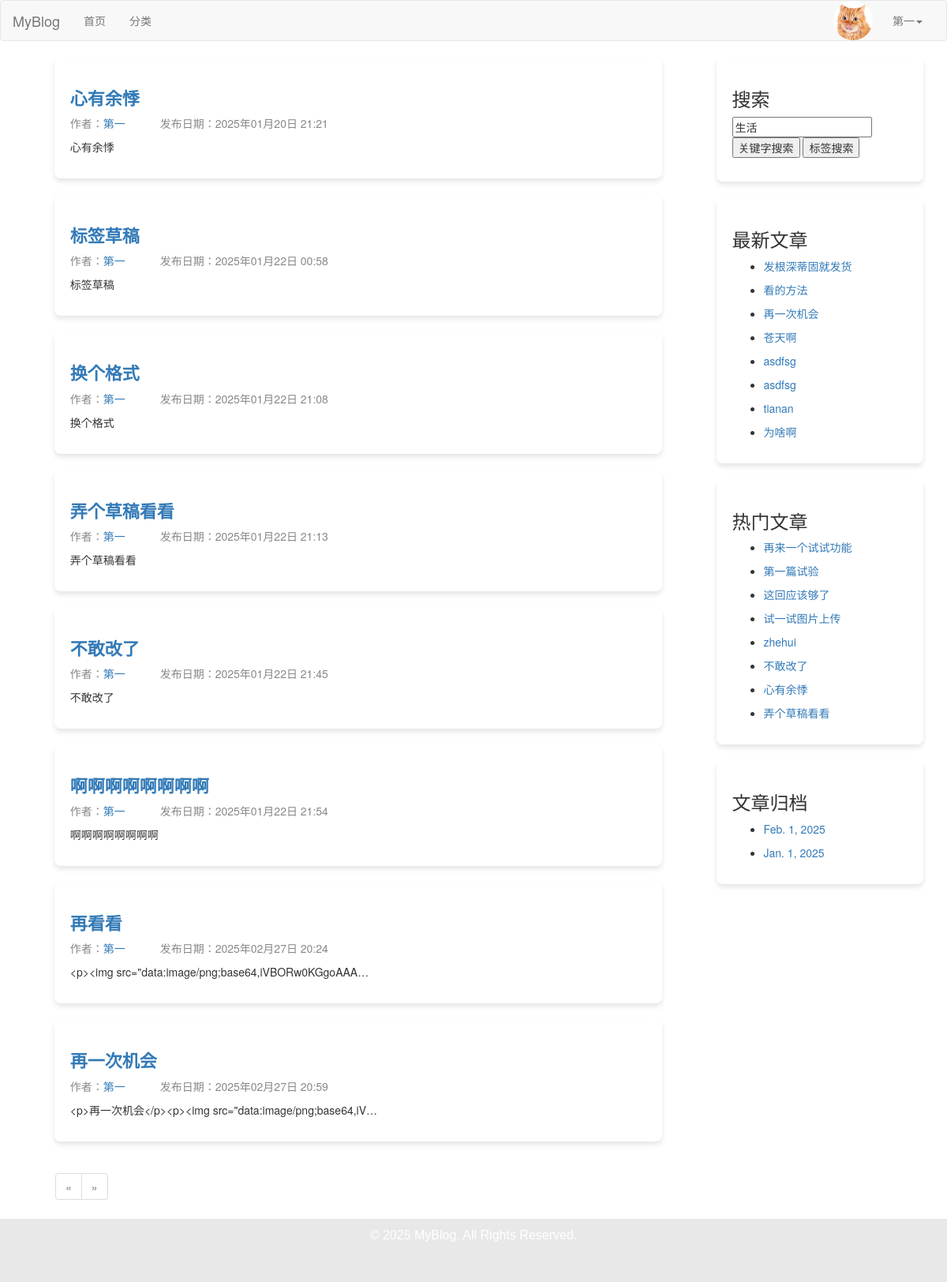
/tag_search/?query=生活 (signed in), run on an earlier commit of the app's database.
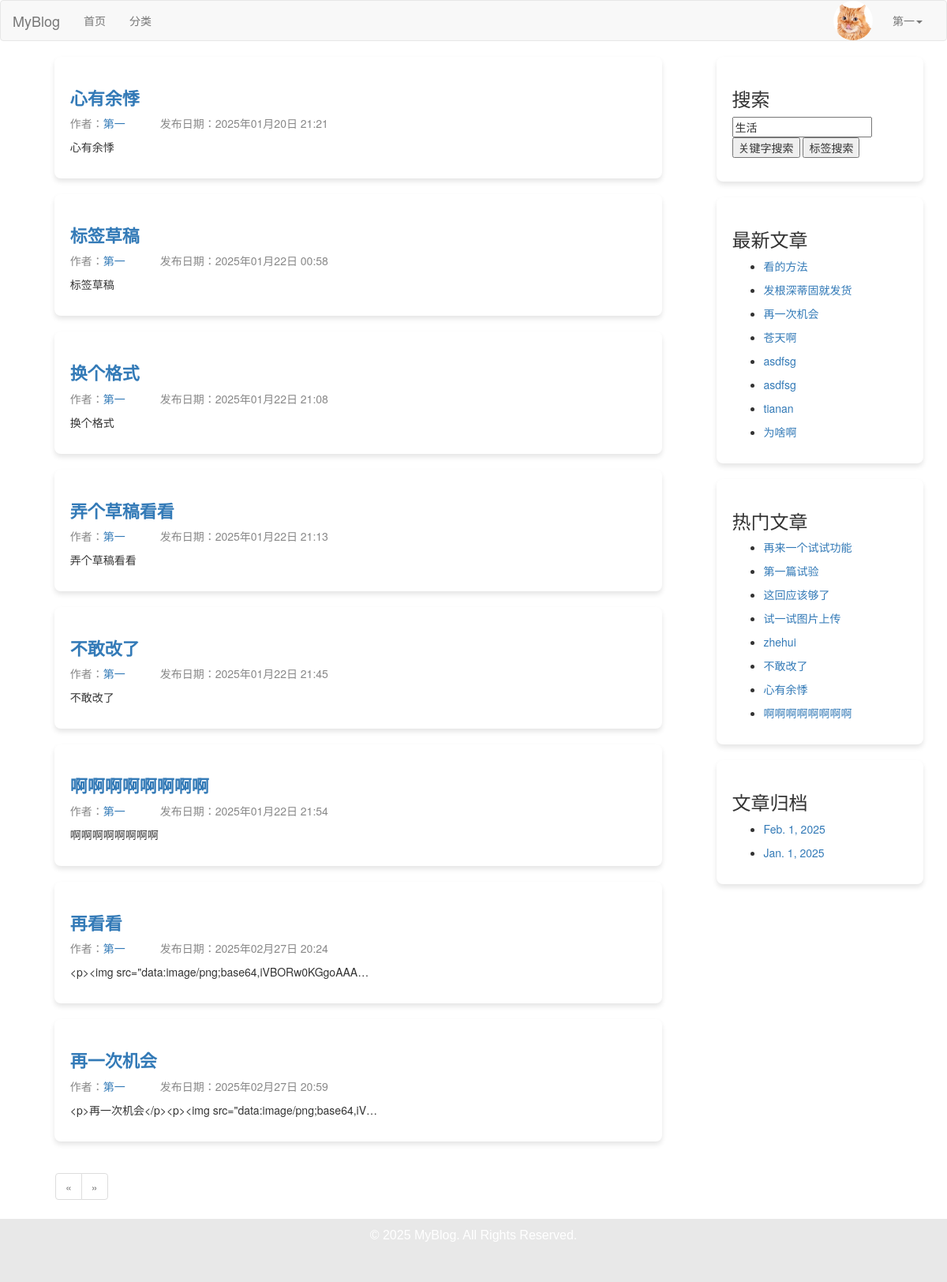
And on a later commit of the database.
### blog/models.py (models this page shows, shortened)
class Post(models.Model):
    DRAFT = 'draft'
    PUBLISHED = 'published'
    STATUS_CHOICES = [
        (DRAFT, '草稿'),
        (PUBLISHED, '已发布'),
    ]
    title = models.CharField(max_length=61, verbose_name="文章标题")
    desc = models.TextField(max_length=200, blank=True, default="", verbose_name="文章描述")
    category = models.ForeignKey(Category, on_delete=models.CASCADE, verbose_name="分类")
    content = models.TextField(verbose_name="文章详情")
    tags = models.ManyToManyField(Tag, related_name='posts', verbose_name="文章标签")  # 修改为 ManyToManyField
    owner = models.ForeignKey(User, on_delete=models.CASCADE, verbose_name="作者")
    is_hot = models.BooleanField(default=False, verbose_name='是否热门')
    pv = models.IntegerField(default=0, verbose_name='浏览量')
    add_date = models.DateTimeField(auto_now_add=True, verbose_name="添加时间")
    pub_date = models.DateTimeField(auto_now=True, verbose_name="修改时间")
    status = models.CharField(max_length=10, choices=STATUS_CHOICES, default=DRAFT, verbose_name="状态")
    liked_users = models.ManyToManyField(
        User,
        related_name="liked_posts",
        blank=True,
        verbose_name="点赞用户",
    )
    favorited_users = models.ManyToManyField(
        User,
        related_name="favorited_posts",
        blank=True,
        verbose_name="收藏用户",
    )
    class Meta:
        verbose_name = "文章"
        verbose_name_plural = verbose_name

class Sidebar(models.Model):
    STATUS = (
        (1,'隐藏'),
        (2,'展示')
    )
    DISPLAY_TYPE = (
        (1,'搜索'),
        (2,'最新文章'),
        (3,'最热文章'),
        (4,'最近评论'),
        (5,'文章归档'),
        (6,'HTML')
    )
    title = models.CharField(max_length=50,verbose_name='模块名称')
    display_type = models.PositiveIntegerField(default=1,choices=DISPLAY_TYPE,verbose_name="展示类型")
    content = models.CharField(max_length=500,blank=True,default='',verbose_name="内容", help_text='如果设置的不是HTML类型，可为空')
    sort = models.PositiveIntegerField(default=1,verbose_name='排序',help_text='序号越大越靠前')
    status = models.PositiveIntegerField(default=2,choices=STATUS,verbose_name='状态')
    add_date = models.DateTimeField(auto_now_add=True,verbose_name="创建时间")
    class Meta:
        verbose_name="侧边栏"
        verbose_name_plural = verbose_name
        ordering = ['-sort']
    @classmethod
    def get_sidebar(cls):
        return cls.objects.filter(status=2)
    @property
    def get_content(self):
        from django.utils.html import escape
        request = get_current_request()  # 获取当前请求对象（需额外中间件支持）
        query = escape(request.GET.get('query', '')) if request else ''  # 安全获取 query
        if self.display_type == 1:
            context = {'query': query}  # 将 query 传递到模板上下文
            return render_to_string('sidebar/search.html', context=context)
        elif self.display_type == 2:
            context = {
            }
            return render_to_string('sidebar/new_post.html', context=context)
        elif self.display_type == 3:
            context = {
            }
            return render_to_string('sidebar/hot_post.html', context=context)
        elif self.display_type == 4:
            context = {
            }
            return render_to_string('comment.html', context=context)
        elif self.display_type == 5:
            context = {
            }
            return render_to_string('sidebar/archives.html', context=context)
        elif self.display_type == 6:
            return self.content

### blog/views/sidebar.py (the view)
# urls.py: path('tag_search/', sidebar.tag_search, name='tag_search'),
def tag_search(request):
    query = request.GET.get('query', '').strip()  # 确保 query 是字符串
    if not query:
        post_list = Post.objects.filter(status=Post.PUBLISHED)
    else:
        post_list = Post.objects.filter(
            tags__name__icontains=query,
            status=Post.PUBLISHED
        ).distinct()
    context = {
        'post_list': post_list,
        'search_type': 'tag',
        'query': query  # 将 query 加入上下文
    }
    return render(request, 'index.html', context)

### blog/templatetags/category.py (called while the page is built)
@register.simple_tag
def get_sidebar_list():
    return Sidebar.get_sidebar()

@register.simple_tag
def get_new_post():
    return Post.objects.order_by('-pub_date')[:8]

@register.simple_tag
def get_hot_pv_post():
    return Post.objects.order_by('-pv')[:8]

@register.simple_tag
def get_archives():
    return Post.objects.dates('add_date', 'month', order='DESC')[:8]

### blog/templates/index.html (shortened to what this page needs)
{% extends 'layout/base.html' %}
{% load static %}
{% load category %}
{% block css %}
    <link rel="stylesheet" href="{% static 'css/blog.css' %}">
{% endblock %}
{% block content_left %}
    <section class="section">
        <div class="container blog-container">
            {% for post in post_list %}
                <div class="box blog-box">
                    <h1 class="title small-title"><a href="{% url 'blog:post_detail' post.id %}">{{ post.title }}</a>
                    </h1>
                    <p class="subtitle post-info">
                        <span class="author">作者：<a href="{% url 'blog:author_profile' post.owner.id %}">{{ post.owner.username }}</a></span>
                        <span class="date">发布日期：{{ post.add_date|date:"Y年m月d日 H:i" }}</span>
                    </p>
                    <p>{{ post.content|truncatechars:50 }}</p>
                </div>
            {% endfor %}
        </div>
        <nav aria-label="Page navigation">
            <ul class="pagination">
                {% if post_list.has_previous %}
                    <li>
                        <a href="?page={{ post_list.previous_page_number }}" aria-label="Previous">
                            <span aria-hidden="true">«</span>
                        </a>
                    </li>
                {% else %}
                    <li class="disabled">
                        <span aria-hidden="true">«</span>
                    </li>
                {% endif %}
                {% if post_list.has_next %}
                    <li>
                        <a href="?page={{ post_list.next_page_number }}" aria-label="Next">
                            <span aria-hidden="true">»</span>
                        </a>
                    </li>
                {% else %}
                    <li class="disabled">
                        <span aria-hidden="true">»</span>
                    </li>
                {% endif %}
            </ul>
        </nav>
    </section>
{% endblock %}

### blog/templates/layout/base.html (shortened to what this page needs)
{% load static %}
{% load category %}
<!DOCTYPE html>
<html lang="en">
<head>
    <link rel="stylesheet" href="{% static 'plugin/bootstrap/css/bootstrap.css' %}">
    <link rel="stylesheet" href="{% static 'plugin/font-awesome/css/font-awesome.min.css' %}">
    <link rel="stylesheet" href="{% static 'css/blog.css' %}">
    <link href="https://cdn.quilljs.com/1.3.6/quill.snow.css" rel="stylesheet">
    <link href="{% static 'plugin/bootstrap-datepicker-1.10.0/dist/css/bootstrap-datepicker.min.css' %}"
          rel="stylesheet">
    <link rel="stylesheet" href="{% static 'plugin/bootstrap-select-1.13.14/dist/css/bootstrap-select.min.css' %}">
    <link rel="stylesheet" href="{% static 'plugin/select2-develop/dist/css/select2.min.css' %}">
    {% block css %}
    {% endblock %}
</head>
<body>
<nav class="navbar navbar-default">
    <div class="container-fluid">
        <div class="navbar-header">
            <a class="navbar-brand" href="{% url 'blog:index' %}">MyBlog</a>
        </div>
        <div class="collapse navbar-collapse" id="bs-example-navbar-collapse-1">
            <ul class="nav navbar-nav">
                <li><a href="{% url 'blog:index' %}">首页<span class="sr-only">(current)</span></a></li>
                <li><a href="{% url 'blog:category_list' %}">分类</a></li>
            </ul>
            <ul class="nav navbar-nav navbar-right">
                {% if request.user.is_authenticated %}
                    <li class="user-avatar">
                        <img src="{{ request.user.userprofile.image.url }}" alt="User Avatar" class="avatar-img">
                    </li>
                    <li class="dropdown">
                        <a href="#" class="dropdown-toggle" data-toggle="dropdown" role="button" aria-haspopup="true"
                           aria-expanded="false">
                            {{ request.user.username }}<span class="caret"></span>
                        </a>
                    </li>
                {% else %}
                    <li><a href="{% url 'users:login' %}">登录</a></li>
                    <li><a href="{% url 'users:register' %}" target="_blank">注册</a></li>
                {% endif %}
            </ul>
        </div>
    </div>
</nav>
{% block content %}
    <div class="container content-container">
        <div class="row">
            <div class="col-md-9 content-left">
                {% block content_left %}
                {% endblock %}
            </div>
            <div class="col-md-3 content-right">
                {% block content_right %}
                    {% get_sidebar_list as sidebar_list %}
                    {% for sidebar in sidebar_list %}
                        <div class="blog-box">
                            <h3>{{ sidebar.title }}</h3>
                            <p>{{ sidebar.get_content|safe }}</p>
                        </div>
                    {% endfor %}
                {% endblock %}
            </div>
        </div>
    </div>
{% endblock %}
{% block footer %}
    <footer class="footer">
        <div class="container text-center">
            <p>© 2025 MyBlog. All Rights Reserved.</p>
            <div class="social-icons">
                <a href="#" class="social-icon"><i class="fa fa-facebook"></i></a>
                <a href="#" class="social-icon"><i class="fa fa-twitter"></i></a>
                <a href="#" class="social-icon"><i class="fa fa-linkedin"></i></a>
                <a href="#" class="social-icon"><i class="fa fa-instagram"></i></a>
            </div>
        </div>
    </footer>
{% endblock %}
</body>
</html>

### blog/templates/sidebar/search.html
<form method="GET" class="search-form">
    <input
        type="text"
        name="query"
        placeholder="Enter keyword or tag name..."
        value="{{ query|default_if_none:'' }}"
        class="search-input"
    >
    <button type="submit" formaction="{% url 'blog:search' %}" class="search-button">关键字搜索</button>
    <button type="submit" formaction="{% url 'blog:tag_search' %}" class="search-button">标签搜索</button>
</form>

### blog/templates/sidebar/new_post.html
{% load category %}
{% get_new_post as post_list %}
{% for post in post_list %}
    <ul>
    <li><a href="{% url 'blog:post_detail' post.id %}">{{ post.title }}</a> </li>
    </ul>
{% endfor %}

### blog/templates/sidebar/hot_post.html
{% load category %}
{% get_hot_pv_post as post_list %}
{% for post in post_list %}
    <ul>
    <li><a href="{% url 'blog:post_detail' post.id %}">{{ post.title }}</a> </li>
    </ul>
{% endfor %}

### blog/templates/sidebar/archives.html
{% load category %}
{% get_archives as archives_list %}
{% for archive in archives_list %}
    <ul>
    <li><a href="{% url 'blog:archives' archive.year archive.month %}">{{ archive }}</a> </li>
    </ul>
{% endfor %}

What changed in the data, as far as the page shows it:
changed Post "看的方法": moves up the list
changed Sidebar "热门文章": gains Post (title "啊啊啊啊啊啊啊啊", owner.username "第一", add_date "2025年01月22日 21:54", content "啊啊啊啊啊啊啊啊"); loses Post (title "弄个草稿看看", owner.username "第一", add_date "2025年01月22日 21:13", content "弄个草稿看看")
